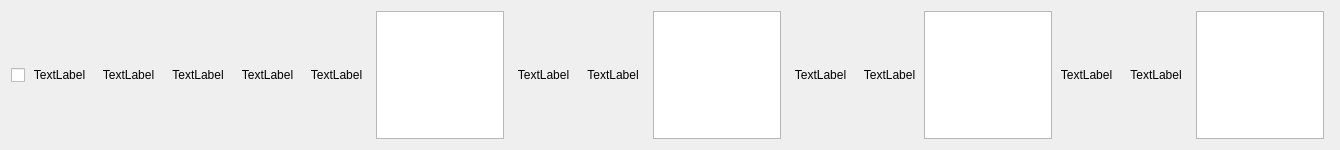
<?xml version="1.0" encoding="UTF-8"?>
<ui version="4.0">
 <class>Form</class>
 <widget class="QWidget" name="Form">
  <property name="geometry">
   <rect>
    <x>0</x>
    <y>0</y>
    <width>1340</width>
    <height>142</height>
   </rect>
  </property>
  <property name="sizePolicy">
   <sizepolicy hsizetype="MinimumExpanding" vsizetype="MinimumExpanding">
    <horstretch>0</horstretch>
    <verstretch>0</verstretch>
   </sizepolicy>
  </property>
  <property name="windowTitle">
   <string>Form</string>
  </property>
  <layout class="QHBoxLayout" name="horizontalLayout_2">
   <item>
    <layout class="QHBoxLayout" name="horizontalLayout" stretch="0,1,1,1,1,1,2,1,1,2,1,1,2,1,1,2">
     <property name="spacing">
      <number>0</number>
     </property>
     <item>
      <widget class="QCheckBox" name="isSelected">
       <property name="sizePolicy">
        <sizepolicy hsizetype="Minimum" vsizetype="Minimum">
         <horstretch>0</horstretch>
         <verstretch>0</verstretch>
        </sizepolicy>
       </property>
       <property name="text">
        <string/>
       </property>
      </widget>
     </item>
     <item>
      <widget class="QLabel" name="label">
       <property name="text">
        <string>TextLabel</string>
       </property>
       <property name="alignment">
        <set>Qt::AlignCenter</set>
       </property>
      </widget>
     </item>
     <item>
      <widget class="QLabel" name="label_2">
       <property name="text">
        <string>TextLabel</string>
       </property>
       <property name="alignment">
        <set>Qt::AlignCenter</set>
       </property>
      </widget>
     </item>
     <item>
      <widget class="QLabel" name="label_3">
       <property name="text">
        <string>TextLabel</string>
       </property>
       <property name="alignment">
        <set>Qt::AlignCenter</set>
       </property>
      </widget>
     </item>
     <item>
      <widget class="QLabel" name="label_4">
       <property name="text">
        <string>TextLabel</string>
       </property>
       <property name="alignment">
        <set>Qt::AlignCenter</set>
       </property>
      </widget>
     </item>
     <item>
      <widget class="QLabel" name="label_5">
       <property name="text">
        <string>TextLabel</string>
       </property>
       <property name="alignment">
        <set>Qt::AlignCenter</set>
       </property>
      </widget>
     </item>
     <item alignment="Qt::AlignHCenter|Qt::AlignVCenter">
      <widget class="QGraphicsView" name="tf1tf2">
       <property name="enabled">
        <bool>true</bool>
       </property>
       <property name="sizePolicy">
        <sizepolicy hsizetype="Maximum" vsizetype="Maximum">
         <horstretch>0</horstretch>
         <verstretch>0</verstretch>
        </sizepolicy>
       </property>
       <property name="minimumSize">
        <size>
         <width>128</width>
         <height>128</height>
        </size>
       </property>
       <property name="maximumSize">
        <size>
         <width>128</width>
         <height>128</height>
        </size>
       </property>
      </widget>
     </item>
     <item>
      <widget class="QLabel" name="label_6">
       <property name="text">
        <string>TextLabel</string>
       </property>
       <property name="alignment">
        <set>Qt::AlignCenter</set>
       </property>
      </widget>
     </item>
     <item>
      <widget class="QLabel" name="label_7">
       <property name="text">
        <string>TextLabel</string>
       </property>
       <property name="alignment">
        <set>Qt::AlignCenter</set>
       </property>
      </widget>
     </item>
     <item alignment="Qt::AlignHCenter|Qt::AlignVCenter">
      <widget class="QGraphicsView" name="tf1E">
       <property name="sizePolicy">
        <sizepolicy hsizetype="Maximum" vsizetype="Maximum">
         <horstretch>0</horstretch>
         <verstretch>0</verstretch>
        </sizepolicy>
       </property>
       <property name="minimumSize">
        <size>
         <width>128</width>
         <height>128</height>
        </size>
       </property>
       <property name="maximumSize">
        <size>
         <width>128</width>
         <height>128</height>
        </size>
       </property>
      </widget>
     </item>
     <item>
      <widget class="QLabel" name="label_8">
       <property name="text">
        <string>TextLabel</string>
       </property>
       <property name="alignment">
        <set>Qt::AlignCenter</set>
       </property>
      </widget>
     </item>
     <item>
      <widget class="QLabel" name="label_9">
       <property name="text">
        <string>TextLabel</string>
       </property>
       <property name="alignment">
        <set>Qt::AlignCenter</set>
       </property>
      </widget>
     </item>
     <item>
      <widget class="QGraphicsView" name="tf2E">
       <property name="sizePolicy">
        <sizepolicy hsizetype="Maximum" vsizetype="Maximum">
         <horstretch>0</horstretch>
         <verstretch>0</verstretch>
        </sizepolicy>
       </property>
       <property name="maximumSize">
        <size>
         <width>128</width>
         <height>128</height>
        </size>
       </property>
      </widget>
     </item>
     <item>
      <widget class="QLabel" name="label_10">
       <property name="text">
        <string>TextLabel</string>
       </property>
       <property name="alignment">
        <set>Qt::AlignCenter</set>
       </property>
      </widget>
     </item>
     <item>
      <widget class="QLabel" name="label_11">
       <property name="text">
        <string>TextLabel</string>
       </property>
       <property name="alignment">
        <set>Qt::AlignCenter</set>
       </property>
      </widget>
     </item>
     <item alignment="Qt::AlignHCenter|Qt::AlignVCenter">
      <widget class="QGraphicsView" name="ee">
       <property name="sizePolicy">
        <sizepolicy hsizetype="Maximum" vsizetype="Maximum">
         <horstretch>0</horstretch>
         <verstretch>0</verstretch>
        </sizepolicy>
       </property>
       <property name="minimumSize">
        <size>
         <width>128</width>
         <height>128</height>
        </size>
       </property>
       <property name="maximumSize">
        <size>
         <width>128</width>
         <height>128</height>
        </size>
       </property>
      </widget>
     </item>
    </layout>
   </item>
  </layout>
 </widget>
 <resources/>
 <connections/>
</ui>
